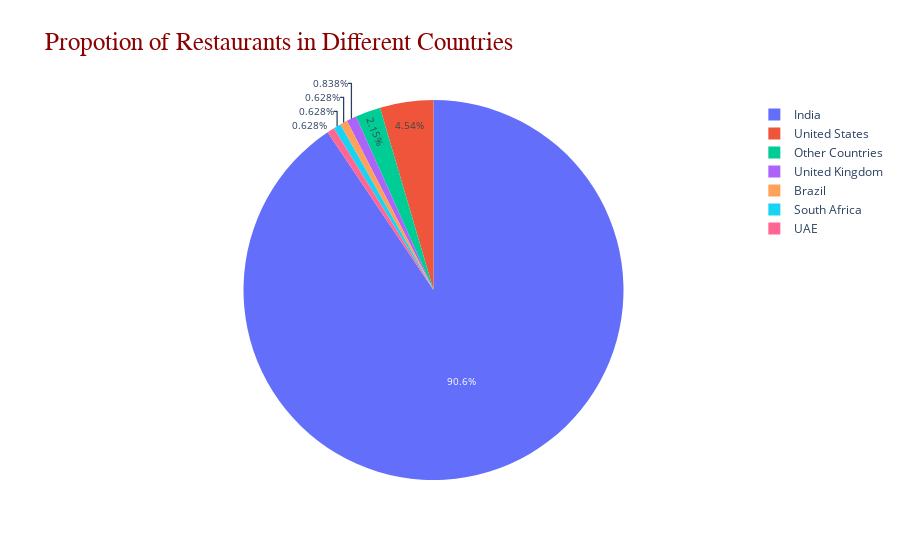

Notebook source saved alongside this figure:
### Code cell
# Creating Piechart for proportion of countries: 


fig1 = go.Figure(data = go.Pie(values = Final_Restaurants["Count"], 
                               labels = Final_Restaurants.index,
                               customdata = Final_Restaurants["Count"],
                               hovertemplate ="%{label}<br>Restaurant Count:%{customdata}",
                               direction = 'counterclockwise'
                           ))

fig1.update_traces(textinfo='percent' ,textfont_size=10 )
fig1.update_layout(title_text = 'Propotion of Restaurants in Different Countries',title_font = dict(size=25,family='Verdana', 
                                     color='darkred'))

fig1.show()

### Figure 1 — Plotly figure (JSON) as saved in the notebook; plotly's stock layout.template omitted (floating-point values rounded to 4 significant figures)
{"data": [{"customdata": [60, 8652, 205, 60, 60, 80, 434], "direction": "counterclockwise", "hovertemplate": "%{label}<br>Restaurant Count:%{customdata}", "labels": ["Brazil", "India", "Other Countries", "South Africa", "UAE", "United Kingdom", "United States"], "textfont": {"size": 10}, "textinfo": "percent", "type": "pie", "values": [60, 8652, 205, 60, 60, 80, 434]}], "layout": {"title": {"font": {"color": "darkred", "family": "Verdana", "size": 25}, "text": "Propotion of Restaurants in Different Countries"}}}
